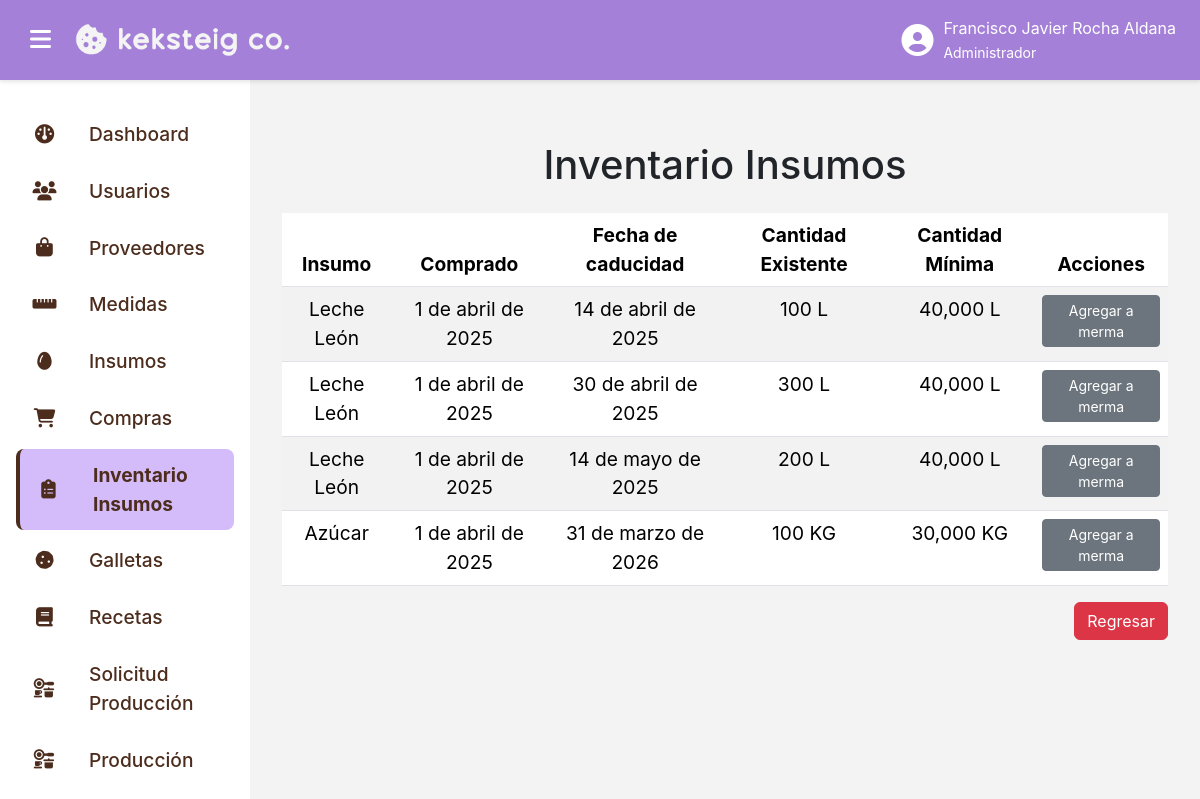
Page /inventario_insumos/lista_inventario/ (signed in) on the earlier database version.
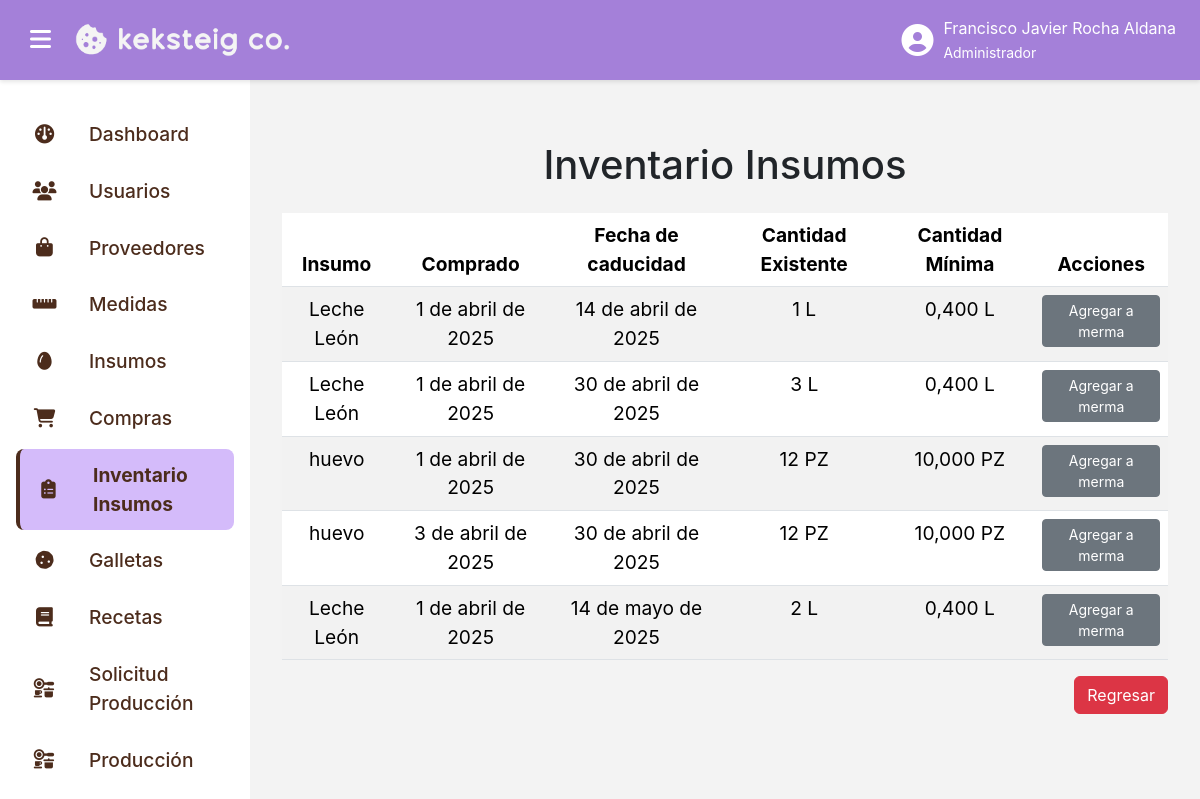
Same page on the later database version.
### insumos_app/models.py (models this page shows, shortened)
class Insumo(models.Model):
    nombre = models.TextField(max_length=100)
    descripcion = models.TextField(max_length=500)
    medida = models.ForeignKey(Medida, on_delete=models.CASCADE, null=False, blank=False)
    cantidad_minima = models.DecimalField(decimal_places=3, max_digits=10, null=False, default=0)

### inventario_insumos_app/views.py (the view, shortened to what this page needs)
# urls.py: path("lista_inventario/", login_required(ListaInventarioInsumosView.as_view()), name="lista_inventario"),
class ListaInventarioInsumosView(PermissionRequiredMixin, TemplateView):
    permission_required = ["inventario_insumos_app.view_InventarioInsumos"]
    login_url = "login"
    template_name = "lista_inventario.html"
    def get_context_data(self, **kwargs):
        hoy = date.today()
        lista_activa = InventarioInsumos.objects.filter(activo=True)
        for insumo in lista_activa:
            if insumo.detalle_compra.fecha_caducidad.date() <= hoy:
                Merma.objects.create(
                    tipo_merma="Caducidad",
                    cantidad=insumo.cantidad_existente,
                    insumo=insumo
                )
                insumo.activo = False
                insumo.save()
        lista = (
            InventarioInsumos.objects.filter(activo=True)
            .values(
                "detalle_compra__fecha_caducidad",
                "detalle_compra__insumo__nombre",
                "detalle_compra__compra__fecha_compra",
                "detalle_compra__insumo__cantidad_minima",
                "detalle_compra__insumo__medida__nomenclatura",
            )
            .annotate(
                cantidad_existente=Sum("cantidad_existente")
            )
            .order_by("detalle_compra__fecha_caducidad")
        )
        return {
            "lista": lista
        }

### inventario_insumos_app/templates/lista_inventario.html (shortened to what this page needs)
{% extends "base.html" %}
{% load static %}
{% block content %}
<div class="pantalla-completa">
    <div class="menu">
        <h1 class="text-center">
            Inventario Insumos
        </h1>
        <div class="row d-flex mt-4">
            <div class="col-lg-12 col-md-12 col-sm-12 col-12">
                <div class="d-flex align-items-center justify-content-center">
                    <table class="table table-hover table-striped">
                        <thead>
                            <tr>
                                <th class="text-center">
                                    Insumo
                                </th>
                                <th class="text-center">
                                    Comprado
                                </th>
                                <th class="text-center">
                                    Fecha de caducidad
                                </th>
                                <th class="text-center">
                                    Cantidad Existente
                                </th>
                                <th class="text-center">
                                    Cantidad Mínima
                                </th>
                                <th class="text-center">
                                    Acciones
                                </th>
                            </tr>
                        </thead>
                        <tbody>
                            {% for item in lista %}
                            <tr>
                                <td class="text-center">
                                    {{ item.detalle_compra__insumo__nombre }}
                                </td>
                                <td class="text-center">
                                    {{ item.detalle_compra__compra__fecha_compra|date }}
                                </td>
                                <td class="text-center">
                                    {{ item.detalle_compra__fecha_caducidad|date }}
                                </td>
                                <td class="text-center">
                                    {{ item.cantidad_existente }} {{ item.detalle_compra__insumo__medida__nomenclatura }}
                                </td>
                                <td class="text-center">
                                    {{ item.detalle_compra__insumo__cantidad_minima }} {{ item.detalle_compra__insumo__medida__nomenclatura }}
                                </td>
                                <td class="text-center">
                                    <button class="btn btn-secondary btn-sm" data-bs-toggle="modal" data-bs-target="#mermaModal" data-id="{{ item.id }}">
                                        Agregar a merma
                                    </button>
                                </td>
                            </tr>
                            {% endfor %}
                        </tbody>
                    </table>
                </div>
            </div>
        </div>
        <div class="d-flex align-items-center justify-content-end">
            <a class="btn btn-danger" href="{% url "home" %}">
                Regresar
            </a>
        </div>
    </div>
</div>
{% endblock content %}

### templates/base.html (shortened to what the changed rows need)
{% load static %}
<!DOCTYPE html>
<html lang="es">
<head>
    <link rel="stylesheet" href="{% static 'css/bootstrap.min.css' %}">
    <link href="https://cdnjs.cloudflare.com/ajax/libs/font-awesome/6.7.2/css/all.min.css" rel="stylesheet">
    <link rel="stylesheet" href="{% static 'css/styles.css' %}">
</head>
<body>
    <div class="topbar">
        <div class="user-info">
            <span>
                {{ user.first_name }} {{ user.last_name }}
                <br>
                <small>
                    {% for group in user.groups.all %}
                        {{ group.name }}
                    {% empty %}
                        El usuario no pertenece a ningún grupo.
                    {% endfor %}
                </small>
            </span>
        </div>
    </div>
    <div class="sidebar {% if is_sidebar_collapsed %}collapsed{% endif %}" id="sidebar">
        {% for grupo in request.user.groups.all %}
            {% if grupo.name == 'Administrador' %}
                <a href="{% url 'home' %}" class="{% if request.resolver_match.url_name == 'home' %}active{% endif %}">
                    <i class="fa-solid fa-dashboard"></i>
                    <span>
                        Dashboard
                    </span>
                </a>
            {% endif %}
            {% if grupo.name == 'Administrador' %}
                <a href="{% url 'lista_usuarios' %}" class="{% if '/usuarios/' in request.path %}active{% endif %}">
                    <i class="fas fa-users"></i>
                    <span>
                        Usuarios
                    </span>
                </a>
            {% endif %}
            {% if grupo.name == 'Administrador' %}
                <a href="{% url 'lista_proveedores' %}" class="{% if request.resolver_match.url_name == 'lista_proveedores' %}active{% endif %}">
                    <i class="fa-solid fa-bag-shopping"></i>
                    <span>
                        Proveedores
                    </span>
                </a>
            {% endif %}
            {% if grupo.name == 'Administrador' %}
                <a href="{% url 'lista_medidas' %}" class="{% if request.resolver_match.url_name == 'lista_medidas' %}active{% endif %}">
                    <i class="fa-solid fa-ruler-horizontal"></i>
                    <span>
                        Medidas
                    </span>
                </a>
            {% endif %}
            {% if grupo.name == 'Administrador' %}
                <a href="{% url 'lista_insumos' %}" class="{% if request.resolver_match.url_name == 'lista_insumos' %}active{% endif %}">
                    <i class="fa-solid fa-egg"></i>
                    <span>
                        Insumos
                    </span>
                </a>
            {% endif %}
            {% if grupo.name == 'Administrador' %}
                <a href="{% url 'lista_compras' %}" class="{% if request.resolver_match.url_name == 'lista_compras' %}active{% endif %}">
                    <i class="fa-solid fa-cart-shopping"></i>
                    <span>
                        Compras
                    </span>
                </a>
            {% endif %}
            {% if grupo.name == 'Administrador' %}
                <a href="{% url 'lista_inventario' %}" class="{% if request.resolver_match.url_name == 'lista_inventario' %}active{% endif %}">
                    <i class="fa-solid fa-clipboard-list"></i>
                    <span>
                        Inventario Insumos
                    </span>
                </a>
            {% endif %}
            {% if grupo.name == 'Administrador' %}
                <a href="{% url 'lista_galletas' %}" class="{% if request.resolver_match.url_name == 'lista_galletas' %}active{% endif %}">
                    <i class="fa-solid fa-cookie"></i>
                    <span>
                        Galletas
                    </span>
                </a>
            {% endif %}
            {% if grupo.name == 'Administrador' %}
                <a href="{% url 'lista_recetas' %}" class="{% if request.resolver_match.url_name == 'lista_recetas' %}active{% endif %}">
                    <i class="fa-solid fa-book"></i>
                    <span>
                        Recetas
                    </span>
                </a>
            {% endif %}
            {% if grupo.name == 'Administrador' %}
                <a href="{% url 'lista_solicitarproducciones' %}" class="{% if request.resolver_match.url_name == 'lista_solicitarproducciones' %}active{% endif %}">
                    <i class="fa-solid fa-kitchen-set"></i>
                    <span>
                        Solicitud Producción
                    </span>
                </a>
            {% endif %}
            {% if grupo.name == 'Administrador' %}
                <a href="{% url 'lista_producciones' %}" class="{% if request.resolver_match.url_name == 'lista_producciones' %}active{% endif %}">
                    <i class="fa-solid fa-kitchen-set"></i>
                    <span>
                        Producción
                    </span>
                </a>
            {% endif %}
            {% if grupo.name == 'Administrador' %}
                <a href="{% url 'lista_mermas' %}" class="{% if request.resolver_match.url_name == 'lista_mermas' %}active{% endif %}">
                </a>
            {% endif %}
        {% endfor %}
    </div>
    <div class="content">
        {% block content %}
        {% endblock content %}
    </div>
</body>
</html>

Differences in the rows shown:
removed Insumo: detalle_compra__insumo__nombre "Azúcar", detalle_compra__compra__fecha_compra "1 de abril de 2025", detalle_compra__fecha_caducidad "31 de marzo de 2026", cantidad_existente "100", detalle_compra__insumo__medida__nomenclatura "KG", detalle_compra__insumo__cantidad_minima "30,000"
changed Insumo "Leche León": cantidad_existente "100" → "1"; detalle_compra__insumo__cantidad_minima "40,000" → "0,400"; cantidad_existente "300" → "3"; cantidad_existente "200" → "2"
added Insumo: detalle_compra__insumo__nombre "huevo", detalle_compra__compra__fecha_compra "1 de abril de 2025", detalle_compra__fecha_caducidad "30 de abril de 2025", cantidad_existente "12", detalle_compra__insumo__medida__nomenclatura "PZ", detalle_compra__insumo__cantidad_minima "10,000", detalle_compra__compra__fecha_compra "3 de abril de 2025"
